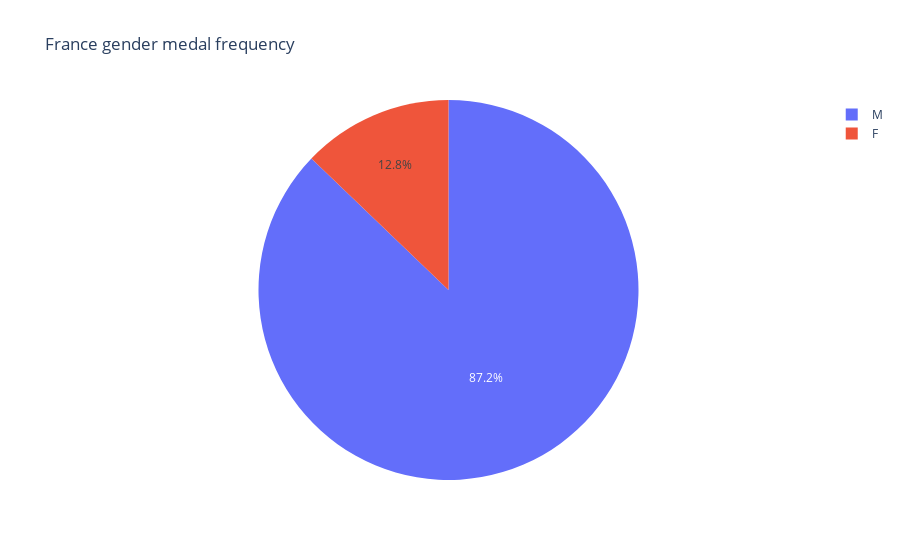

Notebook code for this chart:
### Code cell
import plotly_express as px
fig = px.pie(france_gender_medal_frequency, values='Medal', names='Sex', title='France gender medal frequency')
fig.show()

### Figure 1 — Plotly figure (JSON) as saved in the notebook; plotly's stock layout.template omitted (floating-point values rounded to 4 significant figures)
{"data": [{"domain": {"x": [0, 1], "y": [0, 1]}, "hovertemplate": "Sex=%{label}<br>Medal=%{value}<extra></extra>", "labels": ["F", "M"], "legendgroup": "", "name": "", "showlegend": true, "type": "pie", "values": [228, 1549]}], "layout": {"legend": {"tracegroupgap": 0}, "title": {"text": "France gender medal frequency"}}}
